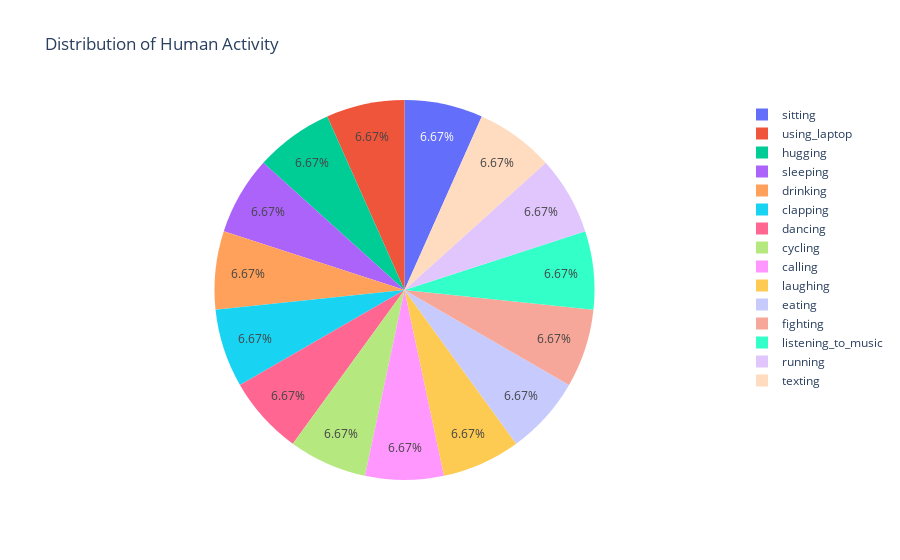

Notebook source saved alongside this figure:
### Markdown cell above
### Pie chart

### Code cell
l = train_action.label.value_counts()
fig = px.pie(train_action, values=l.values, names=l.index, title='Distribution of Human Activity')
fig.show()

### Figure 1 — Plotly figure (JSON) as saved in the notebook; plotly's stock layout.template omitted (floating-point values rounded to 4 significant figures)
{"data": [{"domain": {"x": [0, 1], "y": [0, 1]}, "hovertemplate": "label=%{label}<br>value=%{value}<extra></extra>", "labels": ["sitting", "using_laptop", "hugging", "sleeping", "drinking", "clapping", "dancing", "cycling", "calling", "laughing", "eating", "fighting", "listening_to_music", "running", "texting"], "legendgroup": "", "name": "", "showlegend": true, "type": "pie", "values": [840, 840, 840, 840, 840, 840, 840, 840, 840, 840, 840, 840, 840, 840, 840]}], "layout": {"legend": {"tracegroupgap": 0}, "title": {"text": "Distribution of Human Activity"}}}
